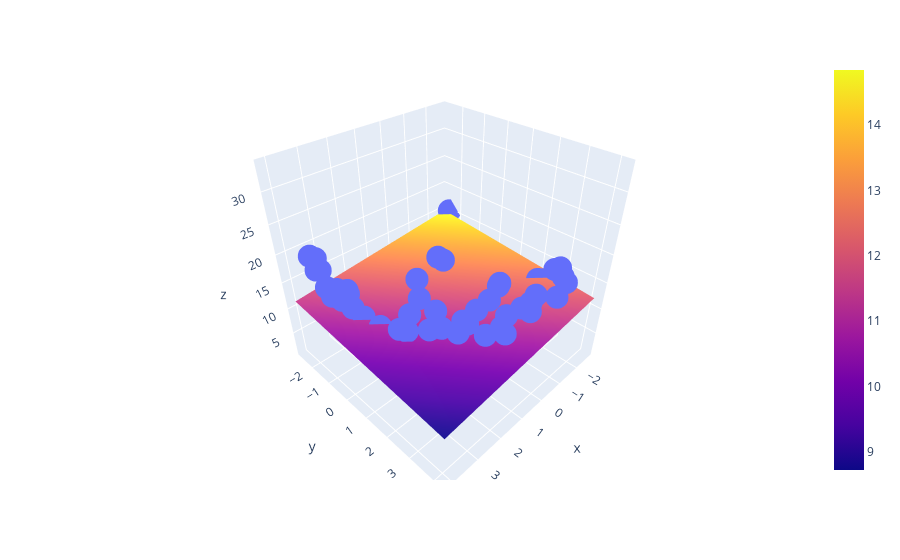

The cell this chart's notebook holds for it:
### Code cell
import plotly.graph_objects as go

fig = px.scatter_3d(df, x=x.ravel(), y=y.ravel(), z=z.ravel())

fig.add_trace(go.Surface(x=x_input, y=y_input, z=z_final))
fig.show()
